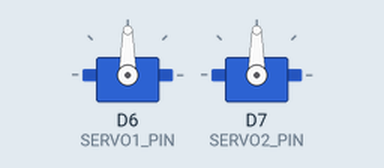
A program run on a simulated Arduino Uno R4 WiFi. On the bench: 2 × servo.

Above: at 0.05 s.
At 3.5 s:
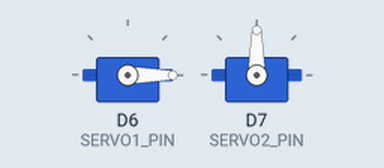
At 7.0 s:
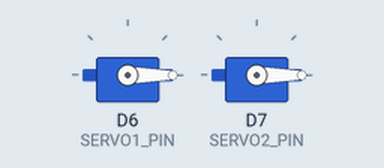
Timing chart, 0 to 9.1 s (numbered marks = the images above):
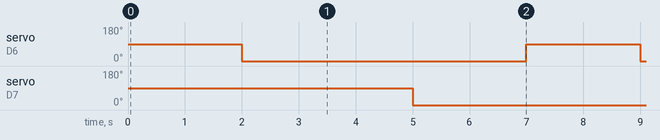

The program:

main.cpp
```cpp
#include <Arduino.h>
#include <Servo.h>

Servo servo1; // Positional servo on pin 6
Servo servo2; // Continuous servo (FS90R) on pin 7

const int SERVO1_PIN = 6;
const int SERVO2_PIN = 7;

void setup()
{
  servo1.attach(SERVO1_PIN);
  servo2.attach(SERVO2_PIN);

  servo1.write(0);  // Closed position
  servo2.write(90); // Stop FS90R
}

void loop()
{
  // Move positional servo (servo1) from 0° to 90°, then back
  servo1.write(90); // Move to 90°
  delay(2000);      // Wait 2 seconds
  servo1.write(0);  // Move back to 0°
  delay(2000);      // Wait 2 seconds

  servo2.write(90);  // Stop
  delay(1000);       // Wait 1 second
  servo2.write(0);   // Full speed opposite direction
  delay(2000);       // Spin 2 seconds
}
```

Measured:
- by itself, servo on D6 (SERVO1_PIN): alternates 90° for 2.0 s and 0° for 5.0 s
- by itself, servo on D7 (SERVO2_PIN): alternates 90° for 1.0 s and 0° for 6.0 s
